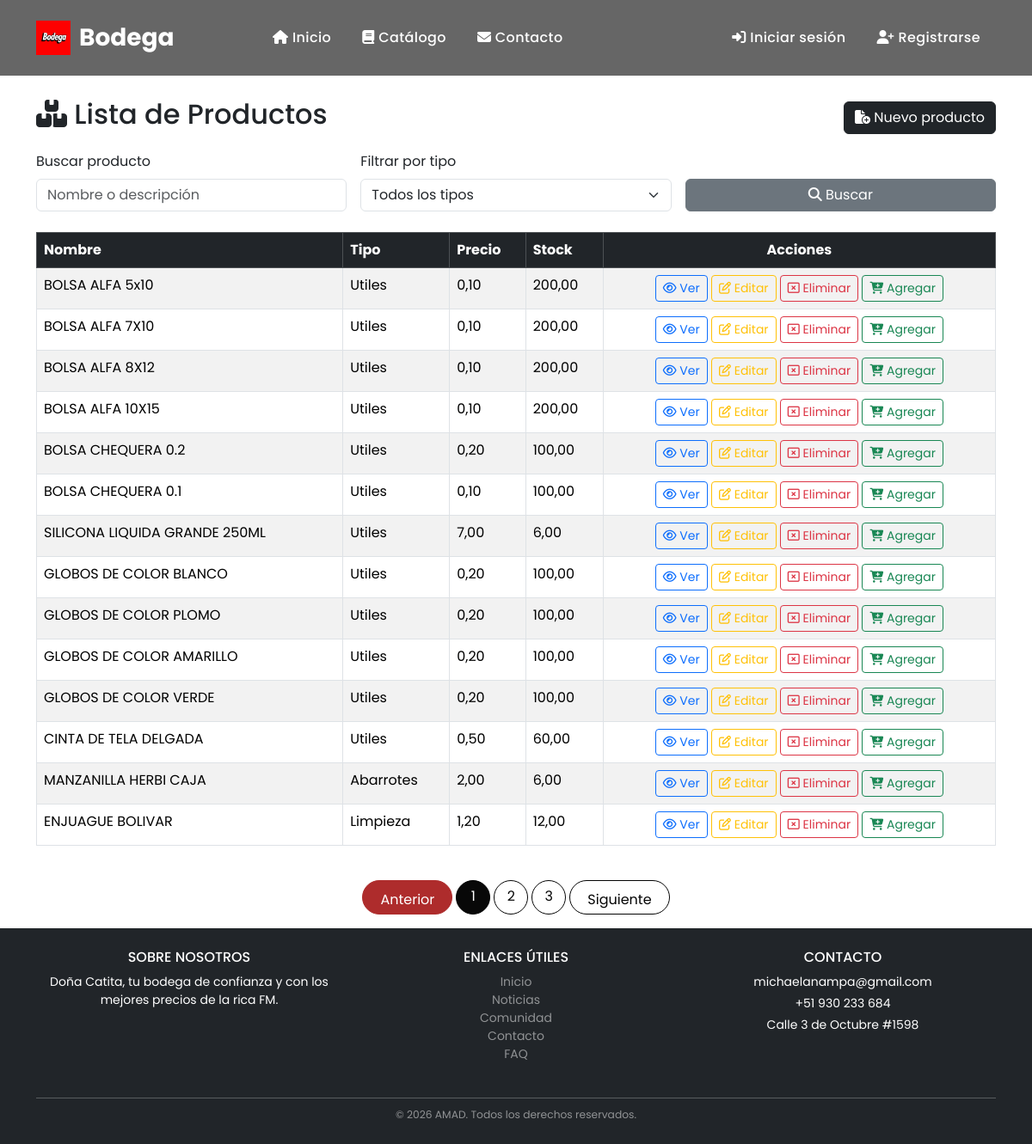
/productos/, run on the app's committed database.
### productos/models.py (models this page shows, shortened)
class Producto(models.Model):
    nombre = models.CharField(max_length=200)
    precio = models.DecimalField(max_digits=10, decimal_places=2)
    costo = models.DecimalField(max_digits=10, decimal_places=2, default=0.00)
    stock = models.DecimalField(max_digits=10, decimal_places=2, default=0.00)
    tipoProducto = models.CharField(max_length=100)
    unidadMedida = models.CharField(max_length=50, blank=True)
    fechaVencimiento = models.DateField(blank=True, null=True)
    detalle = models.TextField(blank=True)
    imagen = models.CharField(max_length=255, blank=True)
    created_at = models.DateTimeField(auto_now_add=True)
    updated_at = models.DateTimeField(auto_now=True)

### productos/views.py (the view)
# urls.py: path('', views.lista_productos, name='lista_productos'),
def lista_productos(request):
	query = request.GET.get('q', '').strip()
	tipo = request.GET.get('tipo', '').strip()
	productos = Producto.objects.all().order_by('-created_at')
	if query:
		productos = productos.filter(
			Q(nombre__icontains=query) | Q(detalle__icontains=query)
		)
	if tipo:
		productos = productos.filter(tipoProducto__iexact=tipo)
	tipos_disponibles = Producto.objects.values_list('tipoProducto', flat=True).distinct().order_by('tipoProducto')
	paginator = Paginator(productos, 14)  # Mostrar 14 productos por página
	page_number = request.GET.get('page')
	page_obj = paginator.get_page(page_number)
	return render(request, 'productos/lista_productos.html', {
		'page_obj': page_obj,
		'query': query,
		'tipo': tipo,
		'tipos_disponibles': tipos_disponibles,
	})

### productos/templates/productos/lista_productos.html (shortened to what this page needs)
{% extends 'base.html' %}
{% block content %}
<div class="container">
  <br>
  <div class="d-flex justify-content-between align-items-center mb-3">
    <h2><i class="fa-solid fa-boxes-stacked"></i> Lista de Productos</h2>
    <a class="btn btn-dark" href="{% url 'registros_productos' %}"><i class="fa-solid fa-file-circle-plus"></i> Nuevo producto</a>
  </div>
  <div class="mb-4">
    <form method="get">
      <div class="row g-3 align-items-end">
        <div class="col-md-4">
          <label class="form-label">Buscar producto</label>
          <input type="text" name="q" class="form-control" value="{{ query }}" placeholder="Nombre o descripción">
        </div>
        <div class="col-md-4">
          <label class="form-label">Filtrar por tipo</label>
          <select name="tipo" class="form-select">
            <option value="">Todos los tipos</option>
          </select>
        </div>
        <div class="col-md-4 d-grid">
          <button class="btn btn-secondary"><i class="fa-solid fa-magnifying-glass"></i> Buscar</button>
        </div>
      </div>
    </form>
  </div>
  <div class="table-responsive">
    <table class="table table-striped table-hover table-bordered">
      <thead>
        <tr class="table-dark">
          <th>Nombre</th>
          <th>Tipo</th>
          <th>Precio</th>
          <th>Stock</th>
          <th class="text-center">Acciones</th>
        </tr>
      </thead>
      <tbody>
        {% for p in page_obj.object_list %}
        <tr>
          <td>{{ p.nombre }}</td>
          <td>{{ p.tipoProducto }}</td>
          <td>{{ p.precio }}</td>
          <td>{{ p.stock }}</td>
          <td class="text-center">
            <a class="btn btn-sm btn-outline-primary" href="{% url 'detalle_producto' p.pk %}"><i class="fa-regular fa-eye"></i> Ver</a>
            <a class="btn btn-sm btn-outline-warning" href="{% url 'editar_producto' p.pk %}"><i class="fa-regular fa-pen-to-square"></i> Editar</a>
            <a class="btn btn-sm btn-outline-danger" href="{% url 'eliminar_producto' p.pk %}"><i class="fa-regular fa-rectangle-xmark"></i> Eliminar</a>
            <form method="post" action="{% url 'agregar_carrito' p.pk %}" class="d-inline">
              <button type="submit" class="btn btn-sm btn-outline-success"><i class="fa-solid fa-cart-plus"></i> Agregar</button>
            </form>
          </td>
        </tr>
        {% empty %}
        <tr><td colspan="5">No hay productos registrados.</td></tr>
        {% endfor %}
      </tbody>
    </table>
  </div>
</div>
{% if page_obj.paginator.num_pages > 1 %}
<nav aria-label="Paginación" class="mt-4">
  <ul class="pagination justify-content-center">
    {% if page_obj.has_previous %}
      <li class="page-item">
        <a class="page-link" href="?q={{ query }}&tipo={{ tipo }}&page={{ page_obj.previous_page_number }}">Anterior</a>
      </li>
    {% else %}
      <li class="page-item disabled"><span class="page-link">Anterior</span></li>
    {% endif %}
    {% for num in page_obj.paginator.page_range %}
      {% if num == page_obj.number %}
        <li class="page-item active"><span class="page-link">{{ num }}</span></li>
      {% elif num >= page_obj.number|add:'-2' and num <= page_obj.number|add:'2' %}
        <li class="page-item"><a class="page-link" href="?q={{ query }}&tipo={{ tipo }}&page={{ num }}">{{ num }}</a></li>
      {% endif %}
    {% endfor %}
    {% if page_obj.has_next %}
      <li class="page-item">
        <a class="page-link" href="?q={{ query }}&tipo={{ tipo }}&page={{ page_obj.next_page_number }}">Siguiente</a>
      </li>
    {% else %}
      <li class="page-item disabled"><span class="page-link">Siguiente</span></li>
    {% endif %}
  </ul>
</nav>
{% endif %}
{% endblock %}

### static/css/style.css (style rules this page uses)
body { font-family:'Poppins',sans-serif; }

### static/css/catalogo.css (style rules this page uses)
body { font-family:'Poppins', sans-serif; }
.pagination .page-link { color:#050505; border-radius:50%; margin:0 5px; width:40px; height:40px; text-align:center; border:1px solid #040404; }
.pagination .active .page-link { background:#080808; border-color:#000000; color:white; }
.pagination .disabled .page-link { background: #ae2c2c; border-color: #ae2c2c; color: #ffffff; }
.pagination .page-item:first-child .page-link, .pagination .page-item:last-child .page-link { width:auto; padding:10px 20px; border-radius:25px; }

### data on the page
Producto: nombre "BOLSA ALFA 5x10", tipoProducto "Utiles", precio "0,10", stock "200,00"
Producto: nombre "BOLSA ALFA 7X10", tipoProducto "Utiles", precio "0,10", stock "200,00"
Producto: nombre "BOLSA ALFA 8X12", tipoProducto "Utiles", precio "0,10", stock "200,00"
Producto: nombre "BOLSA ALFA 10X15", tipoProducto "Utiles", precio "0,10", stock "200,00"
Producto: nombre "BOLSA CHEQUERA 0.2", tipoProducto "Utiles", precio "0,20", stock "100,00"
Producto: nombre "BOLSA CHEQUERA 0.1", tipoProducto "Utiles", precio "0,10", stock "100,00"
Producto: nombre "SILICONA LIQUIDA GRANDE 250ML", tipoProducto "Utiles", precio "7,00", stock "6,00"
Producto: nombre "GLOBOS DE COLOR BLANCO", tipoProducto "Utiles", precio "0,20", stock "100,00"
Producto: nombre "GLOBOS DE COLOR PLOMO", tipoProducto "Utiles", precio "0,20", stock "100,00"
Producto: nombre "GLOBOS DE COLOR AMARILLO", tipoProducto "Utiles", precio "0,20", stock "100,00"
Producto: nombre "GLOBOS DE COLOR VERDE", tipoProducto "Utiles", precio "0,20", stock "100,00"
Producto: nombre "CINTA DE TELA DELGADA", tipoProducto "Utiles", precio "0,50", stock "60,00"
Producto: nombre "MANZANILLA HERBI CAJA", tipoProducto "Abarrotes", precio "2,00", stock "6,00"
Producto: nombre "ENJUAGUE BOLIVAR", tipoProducto "Limpieza", precio "1,20", stock "12,00"

### other printed values
{{ num }} "1"
{{ num }} "2" "3"
